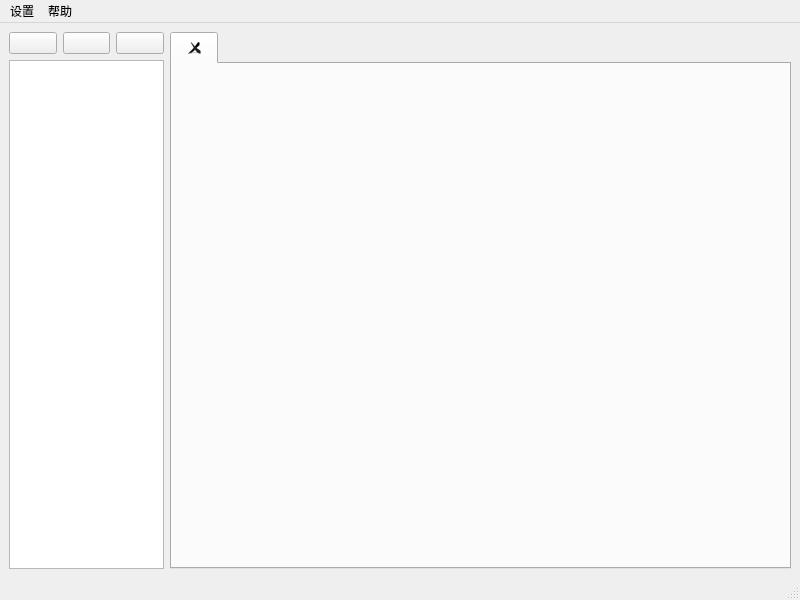
<?xml version="1.0" encoding="UTF-8"?>
<ui version="4.0">
 <class>Monitor_Window</class>
 <widget class="QMainWindow" name="Monitor_Window">
  <property name="geometry">
   <rect>
    <x>0</x>
    <y>0</y>
    <width>800</width>
    <height>600</height>
   </rect>
  </property>
  <property name="windowTitle">
   <string>linux远程监控器</string>
  </property>
  <widget class="QWidget" name="centralwidget">
   <layout class="QHBoxLayout" name="horizontalLayout_2" stretch="2,8">
    <item>
     <layout class="QVBoxLayout" name="verticalLayout">
      <item>
       <layout class="QHBoxLayout" name="horizontalLayout" stretch="0,0,0">
        <item>
         <widget class="QPushButton" name="pushButton_2">
          <property name="minimumSize">
           <size>
            <width>30</width>
            <height>10</height>
           </size>
          </property>
          <property name="text">
           <string/>
          </property>
          <property name="icon">
           <iconset>
            <normaloff>../icon/cloud-add.png</normaloff>../icon/cloud-add.png</iconset>
          </property>
         </widget>
        </item>
        <item>
         <widget class="QPushButton" name="pushButton_3">
          <property name="minimumSize">
           <size>
            <width>30</width>
            <height>10</height>
           </size>
          </property>
          <property name="text">
           <string/>
          </property>
          <property name="icon">
           <iconset>
            <normaloff>../icon/cloud.png</normaloff>../icon/cloud.png</iconset>
          </property>
         </widget>
        </item>
        <item>
         <widget class="QPushButton" name="pushButton">
          <property name="minimumSize">
           <size>
            <width>30</width>
            <height>10</height>
           </size>
          </property>
          <property name="text">
           <string/>
          </property>
          <property name="icon">
           <iconset>
            <normaloff>../icon/cloud-remove.png</normaloff>../icon/cloud-remove.png</iconset>
          </property>
         </widget>
        </item>
       </layout>
      </item>
      <item>
       <widget class="QListWidget" name="listWidget"/>
      </item>
     </layout>
    </item>
    <item>
     <widget class="QTabWidget" name="tabWidget">
      <property name="currentIndex">
       <number>0</number>
      </property>
      <property name="documentMode">
       <bool>false</bool>
      </property>
      <property name="tabsClosable">
       <bool>true</bool>
      </property>
      <property name="tabBarAutoHide">
       <bool>false</bool>
      </property>
      <widget class="QWidget" name="tab">
       <attribute name="title">
        <string/>
       </attribute>
      </widget>
     </widget>
    </item>
   </layout>
  </widget>
  <widget class="QMenuBar" name="menubar">
   <property name="geometry">
    <rect>
     <x>0</x>
     <y>0</y>
     <width>800</width>
     <height>23</height>
    </rect>
   </property>
   <widget class="QMenu" name="menu_2">
    <property name="title">
     <string>帮助</string>
    </property>
    <addaction name="actionuse"/>
    <addaction name="actioninfo"/>
   </widget>
   <widget class="QMenu" name="menu">
    <property name="title">
     <string>设置</string>
    </property>
    <addaction name="actionshezhi"/>
   </widget>
   <addaction name="menu"/>
   <addaction name="menu_2"/>
  </widget>
  <widget class="QStatusBar" name="statusbar"/>
  <action name="actionconfig">
   <property name="text">
    <string>config</string>
   </property>
  </action>
  <action name="actionuse">
   <property name="text">
    <string>use</string>
   </property>
  </action>
  <action name="actioninfo">
   <property name="text">
    <string>info</string>
   </property>
  </action>
  <action name="actionshezhi">
   <property name="text">
    <string>shezhi</string>
   </property>
  </action>
 </widget>
 <resources>
  <include location="../icons.qrc"/>
 </resources>
 <connections/>
</ui>
